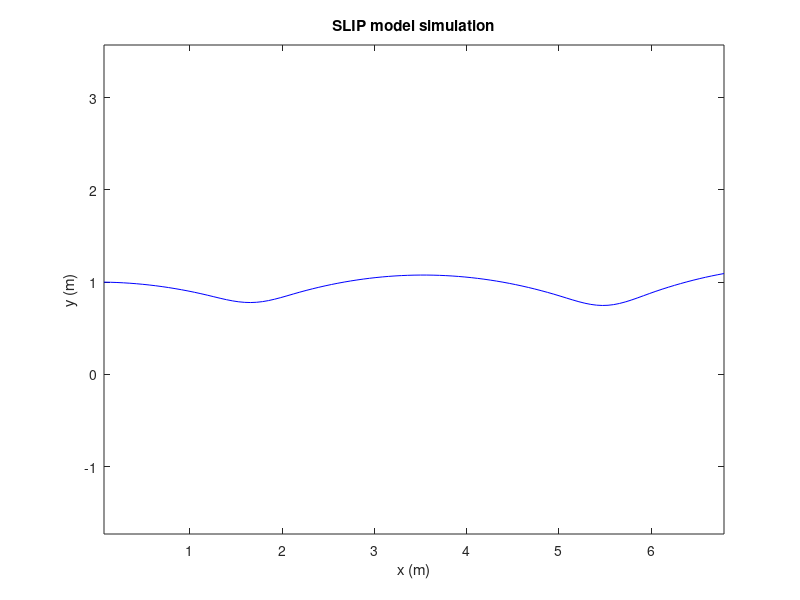

Source code (MATLAB):
% SLIPモデル

clear
close all

% parameter setting
param.m = 80.0;
param.k = 20*1e3;
param.l0 = 1.0;
param.g = 9.81;
param.x0 = 0.0;
param.gamma = 0.0;
param.phaseflag = 0;


function du = eom(u, p)
    % SLIP model dynamics
    if p.phaseflag == 0
        % flight phase dynamics
        % disp("flight phase")
        du(1) = u(3);
        du(2) = u(4);
        du(3) = 0.0;
        du(4) = -p.g;
    else
        % stance phase dynamics
        % disp("stance phase")
        x = u(1);
        y = u(2);
        l = sqrt((x - p.x0)^2 + y^2);
        du(1) = u(3);
        du(2) = u(4);
        du(3) = -p.k/p.m * (l - p.l0) * (x - p.x0) / l;
        du(4) = -p.k/p.m * (l - p.l0) * y / l - p.g;
    end
end

function [tout, uout] =  RK4(u, p, dt, tspan)
    tout = [];
    uout = [];
    t = tspan(1);
    for i_t = 1:(tspan(2)-tspan(1))/dt
        k1 = eom(u, p);
        k2 = eom(u + 0.5 * dt * k1, p);
        k3 = eom(u + 0.5 * dt * k2, p);
        k4 = eom(u + dt * k3, p);
        u = u + (dt/6) * (k1 + 2*k2 + 2*k3 + k4);
        t = t + dt;

        tout = [tout; t];
        uout = [uout; u];

        x = u(1);
        y = u(2);
        gamma = p.gamma;
        l0 = p.l0;
        % event function
        if p.phaseflag == 0
            % flight phase -> stance phase
            out(1) = y - l0*cos(gamma);
            out(2) = y;
            if out(1) < 0
                % flight phase -> stance phase
                p.phaseflag = 1;
                p.x0 = u(1) + l0*sin(gamma);
                disp("touch down")
            end
        else
            % stance phase -> flight phase
            x0 = p.x0;
            l = sqrt((x-x0)^2 + y^2);
            out(1) = l - l0;
            out(2) = y;
            if out(1) > 0
                % stance phase -> flight phase
                p.phaseflag = 0;
                p.x0 = u(1);
                disp("lift off")
            end
        end
        if out(2)<0
            disp("fall down")
            break
        end
    end
end

y0 = 1.0;
v0 = 7.0;
u0 = [0.0, y0, v0, 0.0];
param.gamma = pi/6;
dt = 1e-2;
tspan = [0.0, 1.0];

[tout, uout] = RK4(u0, param, dt, tspan);

% plot
figure;
plot(uout(:,1), uout(:,2), 'b-');
axis equal;
xlabel('x (m)');
ylabel('y (m)');
title('SLIP model simulation');

